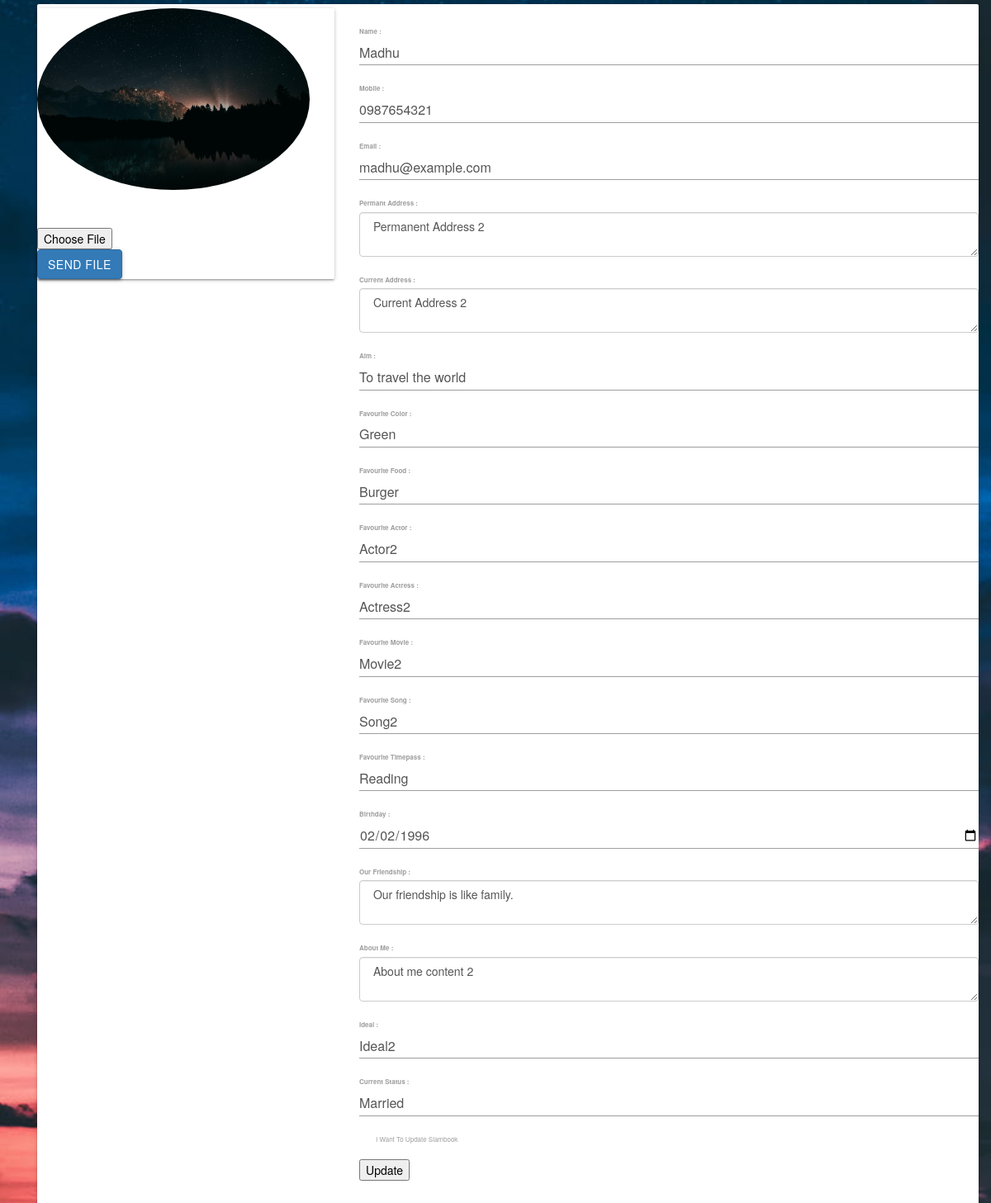
/admin/view.php?fname=Madhu (signed in), run on the app's committed database.
### tables this page shows
CREATE TABLE `finfo` (
  `id` int NOT NULL AUTO_INCREMENT,
  `fname` varchar(255) DEFAULT NULL,
  `mobile` varchar(11) DEFAULT NULL,
  `email` varchar(50) DEFAULT NULL,
  `adrper` text,
  `adrcur` text,
  `aim` varchar(255) DEFAULT NULL,
  `fcolor` varchar(50) DEFAULT NULL,
  `ffood` varchar(50) DEFAULT NULL,
  `factor` varchar(50) DEFAULT NULL,
  `factress` varchar(50) DEFAULT NULL,
  `fmovie` varchar(50) DEFAULT NULL,
  `fsong` varchar(50) DEFAULT NULL,
  `ourf` text,
  `ftp` varchar(50) DEFAULT NULL,
  `ideal` varchar(50) DEFAULT NULL,
  `aboutme` text,
  `status` varchar(50) DEFAULT NULL,
  `dob` date DEFAULT NULL,
  `lastupdated` text,
  `added` datetime NOT NULL DEFAULT CURRENT_TIMESTAMP,
  PRIMARY KEY (`id`)
);

### friend/finfo_form.php (the view)
<link rel="stylesheet" href="finfi_form.css">
<form action="" method="POST">
					  <div class="form-group">
					    <label for="name">Name : </label>
					    <input type="text" class="form-control" name="fname" value="<?php echo $_SESSION['fname']; ?>" readonly>
					  </div>
					  <div class="form-group">
					    <label for="mobile">Mobile : </label>
					    <input type="Number" class="form-control" name="mobile" value="<?php echo $finfo_rows['mobile']; ?>" >
					  </div>
					  <div class="form-group">
					    <label for="email">Email : </label>
					    <input type="email" class="form-control" name="email" value="<?php echo $finfo_rows['email']; ?>" >
					  </div>
					  <div class="form-group">
					    <label for="Permant Address">Permant Address : </label>
					    <textarea type="text" class="form-control" name="adrper" > <?php echo $finfo_rows['adrper']; ?></textarea>
					  </div>
					  <div class="form-group">
					    <label for="Current Address">Current Address : </label>
					    <textarea type="text" class="form-control" name="adrcur"> <?php echo $finfo_rows['adrcur']; ?> </textarea>
					  </div>
					  <div class="form-group">
					    <label for="Aim">Aim : </label>
					    <input type="text" class="form-control" name="aim" value="<?php echo $finfo_rows['aim']; ?>" >
					  </div>
					  <div class="form-group">
					    <label for="fcolor">Favourite Color : </label>
					    <input type="text" class="form-control" name="fcolor" value="<?php echo $finfo_rows['fcolor']; ?>" >
					  </div>
					  <div class="form-group">
					    <label for="ffood">Favourite Food : </label>
					    <input type="text" class="form-control" name="ffood" value="<?php echo $finfo_rows['ffood']; ?>" >
					  </div>
					  <div class="form-group">
					    <label for="factor">Favourite Actor : </label>
					    <input type="text" class="form-control" name="factor" value="<?php echo $finfo_rows['factor']; ?>" >
					  </div>
					  <div class="form-group">
					    <label for="factress">Favourite Actress : </label>
					    <input type="text" class="form-control" name="factress" value="<?php echo $finfo_rows['factress']; ?>" >
					  </div>
					  <div class="form-group">
					    <label for="fmovie">Favourite Movie : </label>
					    <input type="text" class="form-control" name="fmovie" value="<?php echo $finfo_rows['fmovie']; ?>" >
					  </div>
					  <div class="form-group">
					    <label for="fsong">Favourite Song : </label>
					    <input type="text" class="form-control" name="fsong" value="<?php echo $finfo_rows['fsong']; ?>" >
					  </div>
					  <div class="form-group">
					    <label for="ftp">Favourite Timepass : </label>
					    <input type="text" class="form-control" name="ftp" value="<?php echo $finfo_rows['ftp']; ?>" >
					  </div>
					  <div class="form-group">
					    <label for="dob">Birthday : </label>
					    <input type="date" class="form-control" name="dob" value="<?php echo $finfo_rows['dob']; ?>" >
					  </div>
					  <div class="form-group">
					    <label for="ourf">Our Friendship : </label>
					    <textarea type="text" class="form-control" name="ourf"> <?php echo $finfo_rows['ourf']; ?> </textarea>
					  </div>
					  <div class="form-group">
					    <label for="aboutme">About Me : </label>
					    <textarea type="text" class="form-control" name="aboutme" > <?php echo $finfo_rows['aboutme']; ?> </textarea>
					  </div>
					  <div class="form-group">
					    <label for="ideal">Ideal : </label>
					    <input type="text" class="form-control" name="ideal" value="<?php echo $finfo_rows['ideal']; ?>" >
					  </div>
					  <div class="form-group">
					    <label for="status">Current Status : </label>
					    <input type="text" class="form-control" name="status" value="<?php echo $finfo_rows['status']; ?>" >
					  </div>
					  <div class="checkbox">
					    <label><input type="checkbox"> I Want To Update Slambook </label>
					  </div>
					  <div class="form-group">
					  <input type="submit" name="update" value="Update" style="color: black;">
					  </div>
					</form>

### friend/index.css (style rules this page uses)
body { background-image: url("../images/bk4.jpg"); background-size: cover; background-attachment: fixed; background-position: center; color: white; }

### friend/finfi_form.css (style rules this page uses)
body { background-image: url("../images/bk4.jpg"); background-size: cover; background-attachment: fixed; background-position: center; color: white; }

### admin/view.php (style rules this page uses)
body { color : white; }

### data on the page
finfo: mobile "0987654321", email "madhu@example.com", adrper "Permanent Address 2", adrcur "Current Address 2", aim "To travel the world", fcolor "Green", ffood "Burger", factor "Actor2", factress "Actress2", fmovie "Movie2", fsong "Song2", ftp "Reading", dob "02/02/1996", ourf "Our friendship is like family.", aboutme "About me content 2", ideal "Ideal2", status "Married"
